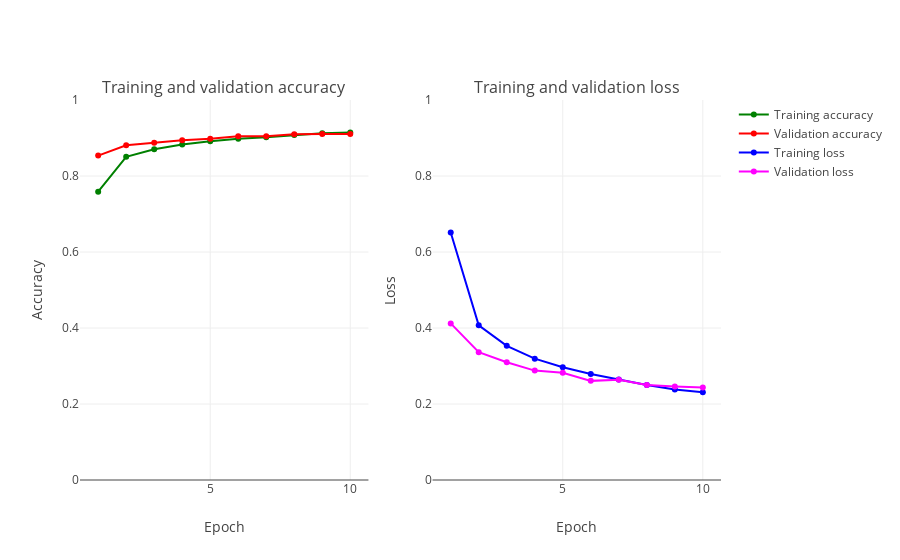

This figure's notebook cell:
### Markdown cell above
**Plot model**

### Code cell
init_notebook_mode(connected=True)
hist_fig = plot_accuracy_and_loss(model_hist_dict_edited)

### Figure 1 — Plotly figure (JSON) as saved in the notebook; plotly's stock layout.template omitted (floating-point values rounded to 4 significant figures)
{"data": [{"marker": {"color": "Green"}, "mode": "markers+lines", "name": "Training accuracy", "text": ["1", "2", "3", "4", "5", "6", "7", "8", "9", "10"], "type": "scatter", "uid": "9ebab22f-b5c6-49c0-9192-690003a9b36f", "x": [1, 2, 3, 4, 5, 6, 7, 8, 9, 10], "xaxis": "x", "y": [0.7588, 0.8506, 0.8703, 0.8828, 0.8913, 0.8978, 0.9023, 0.9082, 0.9127, 0.9143], "yaxis": "y"}, {"marker": {"color": "Red"}, "mode": "markers+lines", "name": "Validation accuracy", "text": ["1", "2", "3", "4", "5", "6", "7", "8", "9", "10"], "type": "scatter", "uid": "c258ed1c-59d3-42aa-aa8d-d34576012314", "x": [1, 2, 3, 4, 5, 6, 7, 8, 9, 10], "xaxis": "x", "y": [0.8537, 0.8809, 0.8877, 0.8942, 0.8982, 0.9045, 0.9046, 0.9096, 0.9108, 0.9103], "yaxis": "y"}, {"marker": {"color": "Blue"}, "mode": "markers+lines", "name": "Training loss", "text": ["1", "2", "3", "4", "5", "6", "7", "8", "9", "10"], "type": "scatter", "uid": "6835f1db-05c5-40e0-a7a2-1e0f6d7dd2b0", "x": [1, 2, 3, 4, 5, 6, 7, 8, 9, 10], "xaxis": "x2", "y": [0.6514, 0.407, 0.353, 0.3194, 0.2966, 0.2791, 0.2645, 0.2497, 0.238, 0.231], "yaxis": "y2"}, {"marker": {"color": "Magenta"}, "mode": "markers+lines", "name": "Validation loss", "text": ["1", "2", "3", "4", "5", "6", "7", "8", "9", "10"], "type": "scatter", "uid": "49d65b90-af92-4dc2-abf9-aff6ebc5486e", "x": [1, 2, 3, 4, 5, 6, 7, 8, 9, 10], "xaxis": "x2", "y": [0.4121, 0.3362, 0.3101, 0.2878, 0.282, 0.2609, 0.2639, 0.2499, 0.2461, 0.2434], "yaxis": "y2"}], "layout": {"annotations": [{"font": {"size": 16}, "showarrow": false, "text": "Training and validation accuracy", "x": 0.225, "xanchor": "center", "xref": "paper", "y": 1, "yanchor": "bottom", "yref": "paper"}, {"font": {"size": 16}, "showarrow": false, "text": "Training and validation loss", "x": 0.775, "xanchor": "center", "xref": "paper", "y": 1, "yanchor": "bottom", "yref": "paper"}], "xaxis": {"anchor": "y", "domain": [0, 0.45], "title": {"text": "Epoch"}}, "xaxis2": {"anchor": "y2", "domain": [0.55, 1], "title": {"text": "Epoch"}}, "yaxis": {"anchor": "x", "domain": [0, 1], "range": [0, 1], "title": {"text": "Accuracy"}}, "yaxis2": {"anchor": "x2", "domain": [0, 1], "range": [0, 1], "title": {"text": "Loss"}}}}
